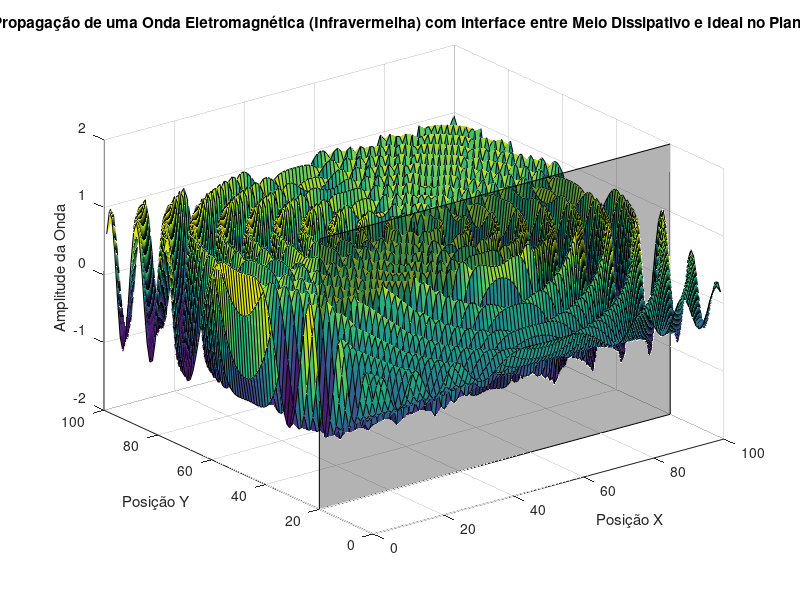

Reproduce this figure in MATLAB.
% Parâmetros do meio e da onda
L = 100;            % Comprimento do meio (em unidades arbitrárias)
delta_x = 1;        % Passo espacial
num_samples = L/delta_x; % Número de amostras

% Parâmetros da onda
amplitude = 1;      % Amplitude inicial da onda
lambda=0.00001;
c = 3*10^8;
freq = c/lambda;       % Frequência angular

% Constante de absorção do meio dissipativo
k = 0.1;

% Domínio espacial
x = 0:delta_x:L-delta_x;
y = 0:delta_x:L-delta_x;

% Inicialização da amplitude da onda
A = zeros(num_samples);


% Propagação da onda
for i = 1:num_samples
    for j = 1:num_samples
        % Distância radial do ponto (x,y) ao centro do meio
        r = sqrt((x(i)-L/2)^2 + (y(j)-L/2)^2);
        r_dis = sqrt((x(i)-L/2)^2 + (y(j)-L/2)^2) - sqrt((x(20)-L/2)^2+(y(j)-L/2)^2);
        % Verifica se a posição está na região dissipativa
        if x(i) >= 0 && x(i) <= 20
            % Atualização da amplitude da onda na região dissipativa
            A(i,j) = amplitude * exp(-k*r_dis) * cos(r);
        else
            % Atualização da amplitude da onda na região ideal
            A(i,j) = amplitude * cos(r);
        end
    end
end

% Plotagem da amplitude da onda em relação à posição no plano XY
surf(x, y, A);
%daspect([25 25 1])
xlabel('Posição X');
ylabel('Posição Y');
zlabel('Amplitude da Onda');
title('Propagação de uma Onda Eletromagnética (Infravermelha) com interface entre Meio Dissipativo e Ideal no Plano XY');

% Sombrear área em x=8
x_shade = [0,100,100,0];
y_shade = [20,20,20,20];
z_shade = [-2, -2, 2, 2];
patch(x_shade, y_shade, z_shade, 'k', 'FaceAlpha', 0.3);
